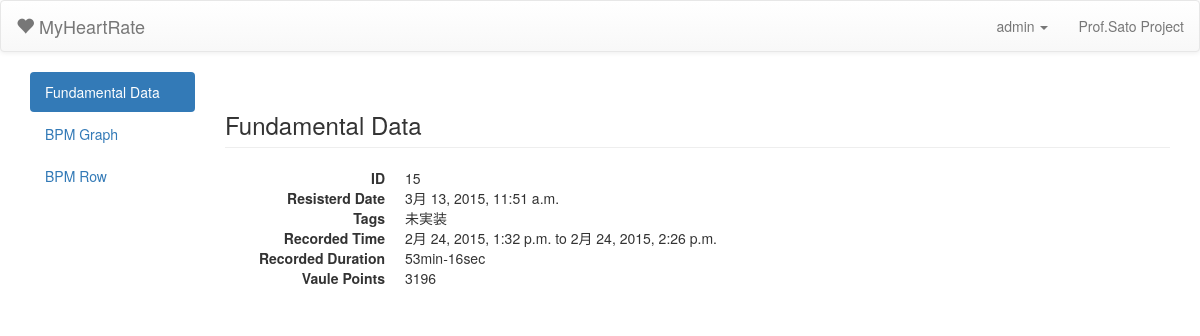
The page /myheartrate/data/15/fundamental/ (signed in) on the database its author committed.
### cms/models.py (models this page shows, shortened)
class HeartRateData(models.Model):
	pub_date = models.DateTimeField(default=datetime.now)
	user = models.CharField(max_length=50)
	firstTime = models.DateTimeField(default=datetime.now)
	endTime = models.DateTimeField(default=datetime.now)
	points = models.IntegerField(blank=False, default=0)

### cms/views.py (the view)
# urls.py: url(r'^data/(?P<heartratedata_id>\d+)/fundamental/$', views.myheartrate_data_main, name='myheartrate_data_main'),
def myheartrate_data_main(request, heartratedata_id):
	if not request.user.is_authenticated():
		return redirect('cms:myheartrate_main')
	heartratedata = get_object_or_404(HeartRateData, pk=heartratedata_id)
	minute = int(heartratedata.points / 60)
	second = heartratedata.points % 60
	return render_to_response('cms/myheartrate_fundamental.html',
		dict(heartratedata_id=heartratedata_id,
			heartratedata=heartratedata,
			minute=minute,
			second=second),
		context_instance=RequestContext(request))

### cms/templates/cms/myheartrate_fundamental.html (shortened to what this page needs)
{% extends "basecontent.html" %}
{% block maincontent %}
<h3 class="page-header">Fundamental Data</h3>
<dl class="dl-horizontal">
  <dt>ID</dt>
  <dd>{{ heartratedata.id }}</dd>
  <dt>Resisterd Date</dt>
  <dd>{{ heartratedata.pub_date }}</dd>
  <dt>Tags</dt>
  <dd>未実装</dd>
  <dt>Recorded Time</dt>
  <dd>{{ heartratedata.firstTime }} to {{ heartratedata.endTime }}</dd>
  <dt>Recorded Duration</dt>
  <dd>{{ minute }}min-{{ second }}sec</dd>
  <dt>Vaule Points</dt>
  <dd>{{ heartratedata.points }}</dd>
</dl>
{% endblock maincontent %}

### cms/templates/base.html (shortened to what this page needs)
{% load staticfiles %}
<!DOCTYPE html>
<html lang="{{ LANGUAGE_CODE|default:"en-us" }}">
<head>
<link href="{% static 'css/bootstrap.min.css' %}" rel="stylesheet">
<link href="{% static 'css/bootstrap-theme.min.css' %}" rel="stylesheet">
</head>
<body>
	<nav class="navbar navbar-default">
		<div class="container-fluid">
			<div class="navbar-header">
				<a class="navbar-brand" href="/myheartrate">
					<span class="glyphicon glyphicon-heart"></span>
					MyHeartRate
				</a>
			</div>
			<ul class="nav navbar-nav navbar-right">
				{% if user.is_authenticated %}
				<li class="dropdown">
					<a href="#" class="dropdown-toggle" data-toggle="dropdown" role="button" aria-expanded="false">
						{{user.username}} <span class="caret"></span>
					</a>
				</li>
				{% else %}
				<li><a href="/myheartrate/login">Login</a></li>
				{% endif %}
				<li><a>Prof.Sato Project</a></li>
			</ul>
		</div>
	</nav>
  <div class="container">
    {% block content %}{% endblock %}
  </div>
</body>
</html>

### rows shown on the page
HeartRateData: id "15", pub_date "3月 13, 2015, 11:51 a.m.", firstTime "2月 24, 2015, 1:32 p.m.", endTime "2月 24, 2015, 2:26 p.m.", points "3196"

### other values the page prints
{{ user.username }} "admin"
{{ minute }} "53"
{{ second }} "16"
